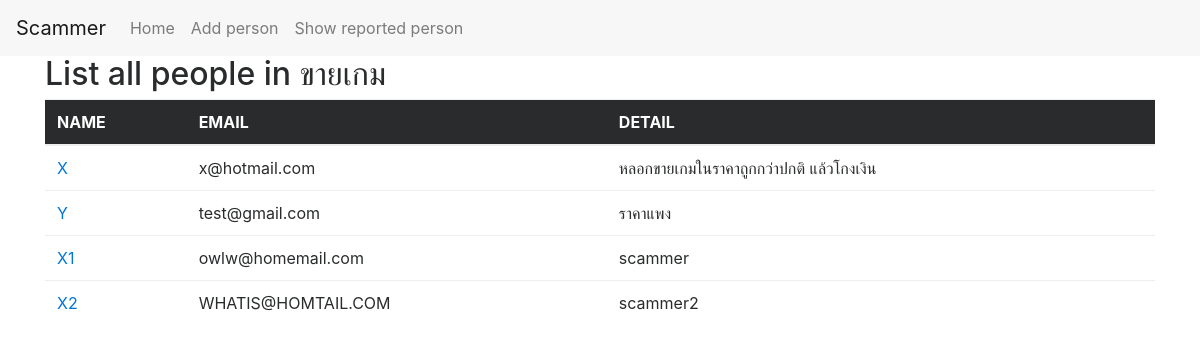
Page /list/1 on the earlier database version.
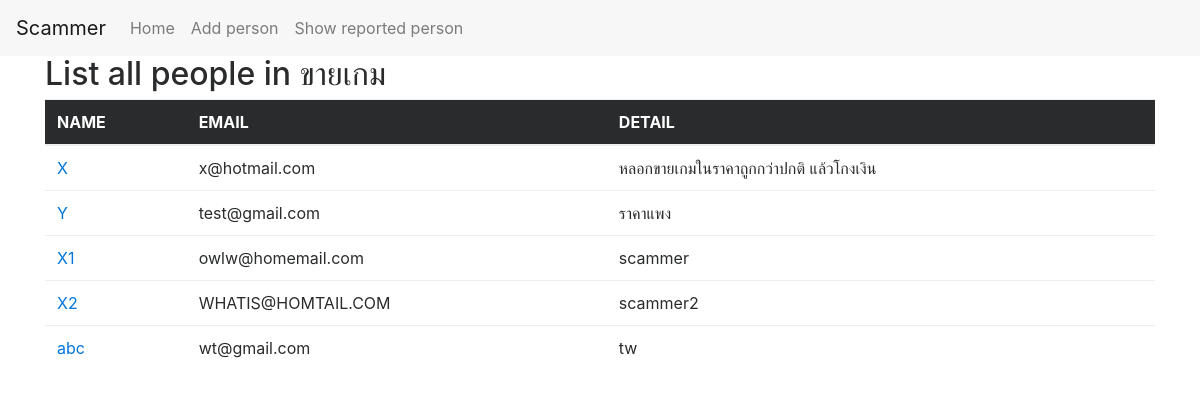
Same page on the later database version.
### scammerlist/models.py (models this page shows, shortened)
class Person(models.Model):
    catalog = models.ForeignKey(Catalog, on_delete=models.CASCADE)
    name = models.CharField(max_length=200)
    email = models.CharField(max_length=200)
    mobile_number = models.CharField(max_length=10)
    detail = models.CharField(max_length=400)
    last_report_time = models.DateTimeField(default=timezone.now())

### scammerlist/views.py (the view)
# urls.py: url(r'^list/(?P<catalog_id>[0-9]+)$', views.listname, name='listname'),
def listname(request,catalog_id):
    catalog = get_object_or_404(Catalog,pk=catalog_id)
    return render(request,"scammerlist/detail.html",{"catalog":catalog})

### scammerlist/models.py (called while the page is built)
    def __str__(self):
        return self.type_cat

### scammerlist/templates/scammerlist/detail.html (shortened to what this page needs)
{% load static %}
<head>
<link rel="stylesheet" href="{% static 'css/bootstrap.min.css' %}">
<link rel="stylesheet" href="{% static 'css/bootstrap-theme.min.css' %}">
</head>
    {% block content %}
        {% include 'scammerlist/navbar.html' %}
    {% endblock %}
<div class="container">
<h2>List all people in {{ catalog }}</h2>
    <table class="table" id="table_list">
      <thead class="thead-inverse">
        <tr>
          <th>NAME</th>
          <th>EMAIL</th>
          <th>DETAIL</th>
        </tr>
      </thead>
      <tbody>
        {% for people in catalog.person_set.all %}
            <tr>
              <td><a href="{% url 'person_de' people.id %}">{{ people.name }}</a></td>
              <td>{{ people.email }}</td>
              <td>{{ people.detail }}</td>
            </tr>
        {% endfor %}
      </tbody>
    </table>
</div>

Differences in the rows shown:
added Person: name "abc", email "wt@gmail.com", detail "tw"
